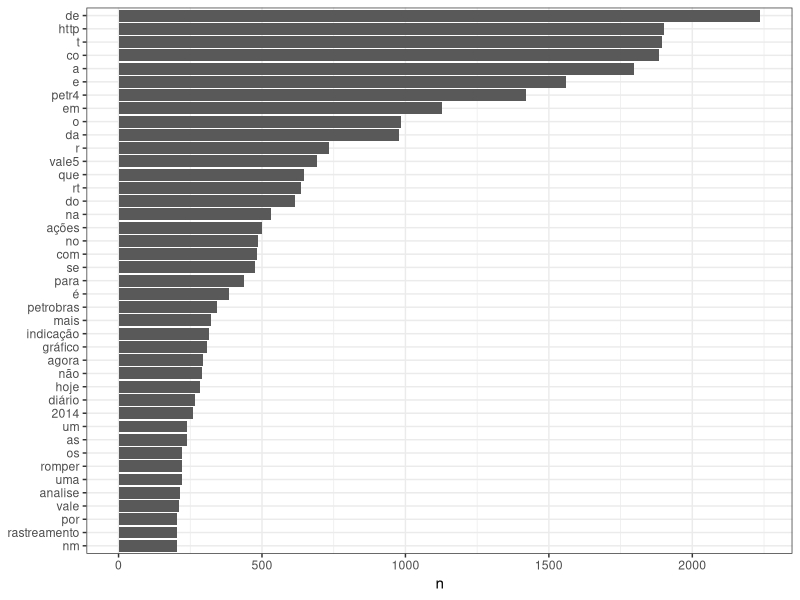

The R script that drew this image:
## ---- chunk 1
library(tidyverse)
library(ggplot2)
library(tidytext)
theme_set(theme_bw())
## ---- chunk 2
# reading the data
tweets_aval = read_csv("../data/tweets_stocks.csv")
## ---- chunk 3
text_df <- tweets_aval[,2]
tokens <- text_df %>%
  unnest_tokens(word, text)

tokens %>%
  count(word, sort = TRUE) %>%
  filter(n > 200) %>%
  mutate(word = reorder(word, n)) %>%
  ggplot(aes(word, n)) +
  geom_col() +
  xlab(NULL) +
  coord_flip()
